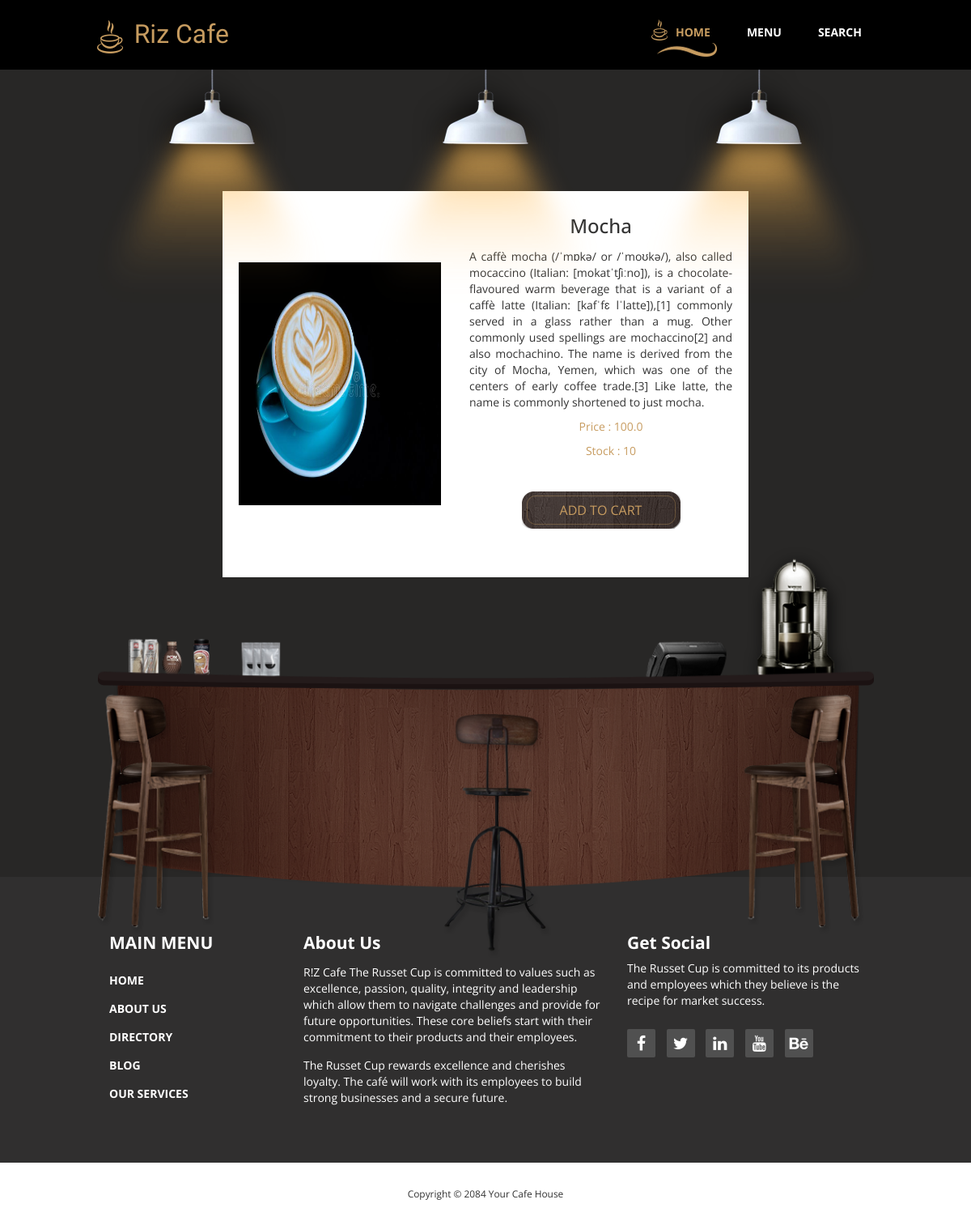
The app's page /coffee/mocha with its own data.
### CafeApp/models.py (models this page shows, shortened)
class Products(models.Model):
    pname = models.CharField(max_length=250, unique=True)
    pslug = models.SlugField(max_length=250, unique=True)
    pcategory = models.ForeignKey(Category, on_delete=models.CASCADE)
    pprice = models.FloatField()
    pimg = models.ImageField(upload_to='picture')
    pdes = models.TextField()
    pstock = models.IntegerField()
    pavailable = models.BooleanField()

### CafeApp/views.py (the view)
# urls.py: path('<slug:cslug>/<slug:pslug>', views.Display, name='Display'),
def Display(request, cslug, pslug):
    try:
        prod = Products.objects.filter(pcategory__cslug=cslug, pslug=pslug)
    except Exception as e:
        raise e
    return render(request, 'details.html', {'pr': prod})

### AppCart/context_processor.py (called while the page is built)
def count(request):
    items_count = 0
    if 'admin' in request.path:
        return {}
    else:
        try:
            if request.user.is_authenticated:
                ct = CartList.objects.filter(user=request.user)
                cti = Items.objects.all().filter(cart=ct[:1])
                for c in cti:
                    items_count += c.iquan
        except CartList.DoesNotExist:
            items_count = 0
        return dict(itc=items_count)

### Templates/details.html (shortened to what this page needs)
{% extends 'base.html' %}
{% load static %}
{% block content %}
    <section class="tm-welcome-section">
      <div class="container tm-position-relative">
        <div class="tm-lights-container">
          <img src="{% static 'img/light.png' %}" alt="Light" class="light light-1">
          <img src="{% static 'img/light.png' %}" alt="Light" class="light light-2">
          <img src="{% static 'img/light.png' %}" alt="Light" class="light light-3">
        </div>
        <div class="row tm-welcome-content">
                {% for p in pr %}
              <div class="tm-product">
                <img src="{{p.pimg.url}}" height="300px" width="250px" alt="Product">
                <div class="tm-product-text">
                  <h3 class="tm-product-title">{{p.pname}}</h3>
                  <p class="tm-product-description">{{p.pdes}}</p>
                    <p class="tm-section-header gold-text tm-handwriting-font>Price">Price :  {{p.pprice}}</p>
                    <p class="tm-section-header gold-text tm-handwriting-font>Price">Stock : {{p.pstock}}</p>
                    {% if p.pstock <= 0 %}
                    <h1 style="color:red">SORRY NO STOCK</h1>
                    {% else %}
                     <a href="{% url 'add' p.id %}" class="tm-more-button tm-more-button-welcome">Add To Cart</a>
                    {% endif %}
                </div>
              </div>
                {% endfor %}
        </div>
        <img src="{% static 'img/table-set.png' %}" alt="Table Set" class="tm-table-set img-responsive">
      </div>
    </section>
{% endblock %}

### static/css/templatemo-style.css (style rules this page uses)
body { overflow-x: hidden; }
* { font-family: 'Open Sans', sans-serif; }
.container { max-width: 960px; }
.tm-welcome-section { background: #282726; text-align: center; }
.gold-text { color: #c79c60; }
.tm-welcome-content { margin: 150px auto 350px; max-width: 650px; }
.tm-more-button-welcome { margin: 40px auto; }
.tm-more-button { display: -webkit-box; display: -webkit-flex; display: -ms-flexbox; display: flex; -webkit-box-pack: center; -webkit-justify-content: center; -ms-flex-pack: center; justify-content: center; -webkit-box-align: center; -webkit-align-items: center; -ms-flex-align: center; align-items: center; background-image: url(../img/tm-brown-button.png); width: 196px; height: 46px; text-transform: uppercase; font-size: 16px; color: #c79c60; -webkit-transition: all 0.3s ease; transition: all 0.3s ease; }
.tm-position-relative { position: relative; }
.tm-table-set { position: absolute; bottom: -100px; left: 0; }
.tm-lights-container { position: absolute; top: 0; left: 0; display: -webkit-box; display: -webkit-flex; display: -ms-flexbox; display: flex; -webkit-box-pack: justify; -webkit-justify-content: space-between; -ms-flex-pack: justify; justify-content: space-between; width: 100%; }
.tm-section-header { width: 350px; }
.tm-product { margin-right: 0; margin-left: auto; max-width: 652px; display: -webkit-box; display: -webkit-flex; display: -ms-flexbox; display: flex; -webkit-box-pack: justify; -webkit-justify-content: space-between; -ms-flex-pack: justify; justify-content: space-between; -webkit-box-align: center; -webkit-align-items: center; -ms-flex-align: center; align-items: center; background-color: white; padding: 20px; }
.tm-product-text { max-width: 325px; }
.tm-product-title { margin-top: 0; margin-bottom: 15px; -webkit-transition: all 0.3s ease; transition: all 0.3s ease; }
.tm-product-description { margin-bottom: 0; text-align: justify; }
.tm-product { cursor: pointer; margin-bottom: 20px; }

### records on screen
Products: pimg (picture), pname "Mocha", pdes "A caffè mocha (/ˈmɒkə/ or /ˈmoʊkə/), also called mocaccino (Italian: [mokatˈtʃiːno]), is a chocolate-flavoured warm beverage that is a variant of a caffè latte (Italian: [kafˈfɛ lˈlatte]),[1] commonly served in a glass rather than a mug. Other commonly used spellings are mochaccino[2] and also mochachino. The name is derived from the city of Mocha, Yemen, which was one of the centers of early coffee trade.[3] Like latte, the name is commonly shortened to just mocha.", pprice "100.0", pstock "10"
